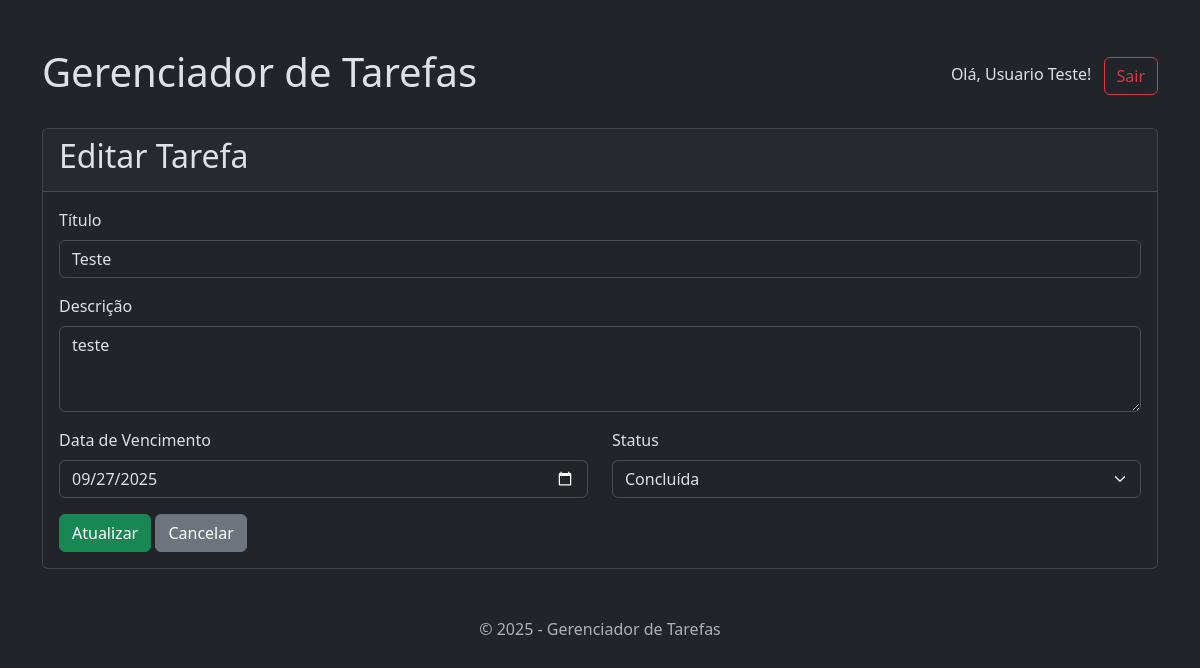
Page /index.php?action=edit&id=1 (signed in) on the committed database.
### tables this page shows
CREATE TABLE `tarefas` (
  `id` int(11) NOT NULL AUTO_INCREMENT,
  `titulo` varchar(100) NOT NULL,
  `descricao` text DEFAULT NULL,
  `data_vencimento` date DEFAULT NULL,
  `status` enum('pendente','concluida') NOT NULL DEFAULT 'pendente',
  `data_criacao` timestamp NULL DEFAULT current_timestamp(),
  PRIMARY KEY (`id`)
);

### app/controllers/TarefaController.php (called while the page is built, shortened)
<?php
class TarefaController {
    private $tarefaModel;
    public function __construct() {
        $this->tarefaModel = new Tarefa();
    }
    public function edit($id) {
        $returnTarefa = $this->tarefaModel->getById($id);
        $tarefa = $returnTarefa->fetch(PDO::FETCH_ASSOC);
        require ROOT_PATH . '/app/views/tarefa/edit.php';
    }
}

### app/models/Tarefa.php (called while the page is built, shortened)
<?php
class Tarefa {
    private $conexao;
    private $tableName = 'tarefas';
    public function __construct() {
        $database = new Database('localhost', 'projeto_tarefas', 'root', 'doidos32');
        $this->conexao = $database->getConnection();
    }
    public function getById($id) {
        try {
            $comandoSQL= "SELECT * FROM ".$this->tableName." WHERE id = :param1";
            $acesso = $this->conexao->prepare($comandoSQL);
            $acesso->bindParam(":param1", $id);
            if ($acesso->execute()) {
                return $acesso;
            }
            return false;
        } catch (PDOException $erro) {
            echo $erro->getMessage();
        }
        return false;
    }
}

### config/database.php (called while the page is built, shortened)
<?php
class Database {
    private $host = 'localhost';
    private $db_name = 'banco_sistema';
    private $username = 'root';
    private $password = 'root';
    public function __construct($servidor, $nomeBanco, $usuario, $senha) {
        $this->host = $servidor;
        $this->db_name = $nomeBanco;
        $this->username = $usuario;
        $this->password = $senha;
    }
    public function getConnection() {
        $this->DBConn = null;
        try {
            $this->DBConn = new PDO("mysql:host=".$this->host.";dbname=".$this->db_name, $this->username, $this->password);
            $this->DBConn->exec('set names utf8');
        }
        catch (PDOException $erro) {
            echo "Erro de Conexão com o banco de dados: ".$erro->getMessage();
        }
        return $this->DBConn;
    }
}

### app/views/tarefa/edit.php (the view, shortened to what this page needs)
<?php require '_header.php'; ?>
<div class="card">
    <div class="card-header">
        <h2>Editar Tarefa</h2>
    </div>
    <div class="card-body">
        <form action="index.php?action=edit&id=<?php echo $tarefa['id']; ?>" method="POST">
            <div class="mb-3">
                <label for="titulo" class="form-label">Título</label>
                <input type="text" class="form-control" id="titulo" name="titulo" value="<?php echo htmlspecialchars($tarefa['titulo']); ?>" required>
            </div>
            <div class="mb-3">
                <label for="descricao" class="form-label">Descrição</label>
                <textarea class="form-control" id="descricao" name="descricao" rows="3" required><?php echo htmlspecialchars($tarefa['descricao']); ?></textarea>
            </div>
            <div class="row">
                <div class="col-md-6 mb-3">
                    <label for="data_vencimento" class="form-label">Data de Vencimento</label>
                    <input type="date" class="form-control" id="data_vencimento" name="data_vencimento" value="<?php echo $tarefa['data_vencimento']; ?>" require>
                </div>
                <div class="col-md-6 mb-3">
                    <label for="status" class="form-label">Status</label>
                    <select class="form-select" id="status" name="status">
                        <option value="concluida" <?php echo $tarefa['status'] == 'concluida' ? 'selected' : ''; ?>>Concluída</option>
                    </select>
                </div>
            </div>
            <button type="submit" class="btn btn-success">Atualizar</button>
            <a href="index.php?action=listar" class="btn btn-secondary">Cancelar</a>
        </form>
    </div>
</div>
<?php require '_footer.php'; ?>

### rows in the picture
tarefas: titulo "Teste", descricao "teste", data_vencimento "09/27/2025", status "Concluída"

### other values in the picture
$_SESSION['usuario_nome'] "Usuario Teste"
